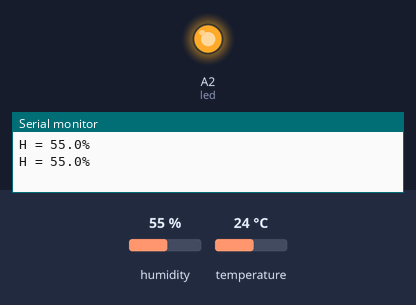
This sketch was run on a simulated Arduino Uno, built with avr-gcc and run on an emulated ATmega328P. Shown: output pins drawn as LEDs (lit = HIGH), the last lines printed to the serial monitor. Inputs (shaded band) come from the test bench; at power-on: humidity 55 %, temperature 24 °C.

Above: at 6.8 s.
6.9 s: humidity set to 53 %
At 9.5 s:
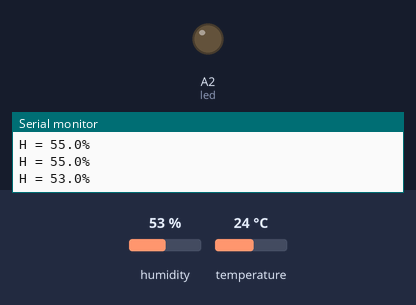
15.5 s: humidity set to 68 %
At 18.8 s:
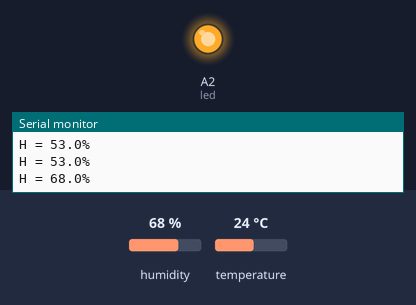
20.0 s: humidity set to 22 %
At 22.4 s:
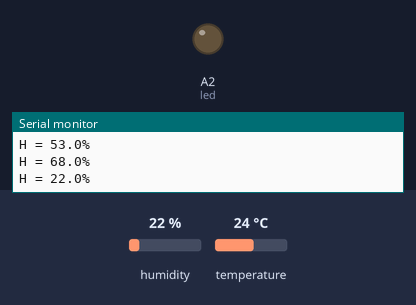
28.6 s: humidity set to 88 %
At 30.5 s:
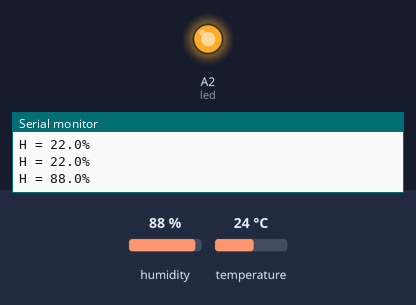
Timing chart, 0 to 32.0 s (numbered marks = the images above; inputs shaded):
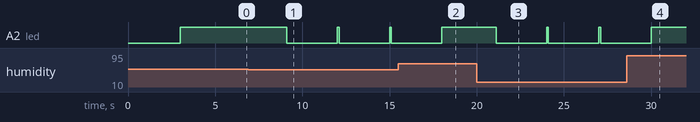

Measured:
- the behaviour switches between 55 and 54 % on humidity (found by bisection; images 0 and 1)
- after the input at 6.9 s, A2 (led): alternates HIGH for 0.10 s and LOW for 2.9 s, starting after 2.2 s
- after the input at 15.5 s, A2 (led): goes on until 18.0 s, then stays HIGH
- after the input at 20.0 s, A2 (led): alternates HIGH for 0.10 s and LOW for 2.9 s, starting after 1.1 s
- after the input at 28.6 s, A2 (led): goes on until 30.0 s, then stays HIGH

The sketch:

DHT.ino
```cpp
// Libraries
#include <dht_nonblocking.h>
#define DHT_SENSOR_TYPE DHT_TYPE_11


// Variables
int humi_sensor = 3;
int led = A2;
DHT_nonblocking dht_sensor( humi_sensor, DHT_SENSOR_TYPE );

static bool measure_environment( float *temperature, float *humidity )
  {
    static unsigned long measurement_timestamp = millis( );

    /* Measure once every four seconds. */
    if( millis( ) - measurement_timestamp > 3000ul )
    {
      if( dht_sensor.measure( temperature, humidity ) == true )
      {
        measurement_timestamp = millis( );
        return( true );
      }
    }

    return( false );
  }

void setup() {
  // put your setup code here, to run once:
  pinMode(led, OUTPUT);
  Serial.begin(9600);
}

void loop() {
  // put your main code here, to run repeatedly:
  float temperature;
  float humidity;

  /* Measure temperature and humidity.  If the functions returns
     true, then a measurement is available. */
  if( measure_environment( &temperature, &humidity ) == true )
  {
    if (humidity >= 55)
    {
      analogWrite(led, 255);
    }else{
      analogWrite(led, 255);
      delay(100);
      analogWrite(led, 0);
    }
    // Serial.print( "T = " );
    // Serial.print( temperature, 1 );
    // Serial.print( " deg. C, H = " );
    Serial.print( "H = " );
    Serial.print( humidity, 1 );
    Serial.println( "%" );
}
}
```
